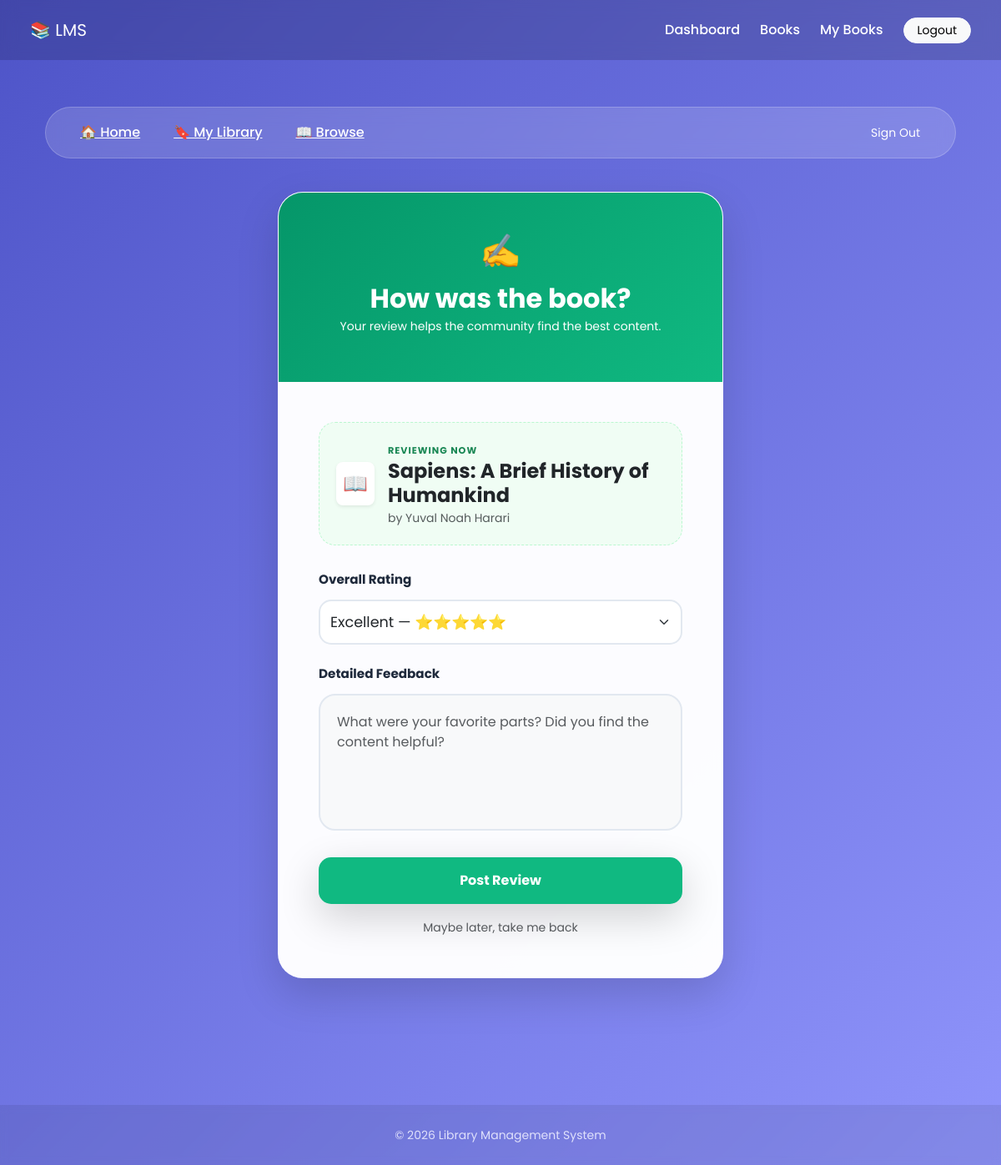
The page /student_dashboard/my_books/review_book/2 (signed in) on the database its author committed.
### models.py (models this page shows)
class Books(db.Model):
    __tablename__ = 'books'
    id = db.Column(db.Integer, primary_key=True, nullable=False, unique=True)
    book_name = db.Column(db.String(64), nullable=False, unique=True)
    content = db.Column(db.Text, nullable=True)
    author_1 = db.Column(db.String(64), nullable=False)
    author_2 = db.Column(db.String(64), nullable=True)
    author_3 = db.Column(db.String(64), nullable=True)
    pdf = db.Column(db.String(64), nullable=True)
    issue_date = db.Column(db.DateTime, nullable=False, default=lambda: datetime.now(timezone.utc) + timedelta(hours=5, minutes=30))
    return_date = db.Column(db.DateTime, nullable=False, default=lambda: datetime.now(timezone.utc) + timedelta(days=21) + timedelta(hours=5, minutes=30))
    requested = db.Column(db.Boolean, default=False)
    section_id = db.Column(db.Integer, db.ForeignKey('sections.id'), nullable=True)
    section = db.relationship('Sections',backref=db.backref('books', lazy=True))

### app.py (the view, shortened to what this page needs)
@app.route('/student_dashboard/my_books/review_book/<int:book_id>', methods=['GET', 'POST'])
@login_required
def review_book(book_id):
    user = current_user
    book = Books.query.filter_by(id=book_id).first()
    return render_template('review_book.html', user=user, book=book)

### app.py (called while the page is built)
@login_manager.user_loader
def load_student(id):
    return db.session.query(Student).get(int(id))

### templates/review_book.html (shortened to what this page needs)
{% extends "base_layout.html" %}
{% block content %}
<div class="container py-4">
    <nav class="student-subnav d-flex justify-content-between align-items-center">
        <div class="d-flex gap-2">
            <a href="/student_dashboard" class="nav-link-student">🏠 Home</a>
            <a href="/student_dashboard/my_books" class="nav-link-student">🔖 My Library</a>
            <a href="/student_dashboard/all_books" class="nav-link-student">📖 Browse</a>
        </div>
        <a href="/logout" class="btn btn-sm btn-glass text-white rounded-pill px-3">Sign Out</a>
    </nav>
    <div class="row justify-content-center pb-5">
        <div class="col-lg-6 col-md-9">
            <div class="review-glass-card">
                <div class="review-header">
                    <div class="mb-2" style="font-size: 2.5rem;">✍️</div>
                    <h2 class="fw-bold mb-1">How was the book?</h2>
                    <p class="small opacity-90">Your review helps the community find the best content.</p>
                </div>
                <div class="p-4 p-md-5">
                    <div class="book-info-strip">
                        <div class="d-flex align-items-center gap-3">
                            <div class="bg-white rounded-3 p-2 shadow-sm" style="font-size: 1.5rem;">📖</div>
                            <div>
                                <small class="text-success fw-bold text-uppercase" style="font-size: 0.7rem; letter-spacing: 1px;">Reviewing Now</small>
                                <h4 class="fw-bold text-dark mb-0">{{book.book_name}}</h4>
                                <span class="text-muted small">by {{book.author_1}}</span>
                            </div>
                        </div>
                    </div>
                    <form method="POST">
                        <div class="mb-4">
                            <label class="form-label">Overall Rating</label>
                            <select name="rating" required class="form-select star-select">
                                <option value="5">Excellent — ⭐️⭐️⭐️⭐️⭐️</option>
                            </select>
                        </div>
                        <div class="mb-4">
                            <label class="form-label">Detailed Feedback</label>
                            <textarea name="review_text" rows="5" class="form-control review-textarea bg-light"
                                      placeholder="What were your favorite parts? Did you find the content helpful?" required></textarea>
                        </div>
                        <div class="pt-2">
                            <button type="submit" class="btn btn-primary btn-submit-review w-100 shadow-lg text-white">
                                Post Review
                            </button>
                            <div class="text-center mt-3">
                                <a href="/student_dashboard/my_books" class="text-decoration-none text-muted small">
                                    Maybe later, take me back
                                </a>
                            </div>
                        </div>
                    </form>
                </div>
            </div>
        </div>
    </div>
</div>
{% endblock %}

### templates/base_layout.html (style rules this page uses)
:root { --primary-gradient: linear-gradient(135deg, #4e54c8 0%, #8f94fb 100%); --primary-color: #764ba2; --light-bg: #f8f9fa; --glass-bg: rgba(255,255,255,0.96); --text-main: #2d3436; }
body { font-family: 'Poppins', sans-serif; background: var(--primary-gradient); background-attachment: fixed; min-height: 100vh; margin: 0; color: var(--text-main); display: flex; flex-direction: column; transition: background 0.5s ease; }

### templates/review_book.html (style rules this page uses)
.review-glass-card { background: rgba(255, 255, 255, 0.98); backdrop-filter: blur(15px); border-radius: 30px; border: 1px solid rgba(255, 255, 255, 0.4); box-shadow: 0 20px 50px rgba(0, 0, 0, 0.15); overflow: hidden; animation: zoomIn 0.5s cubic-bezier(0.4, 0, 0.2, 1); }
.review-header { background: linear-gradient(135deg, #059669 0%, #10b981 100%); padding: 40px; color: white; text-align: center; }
.book-info-strip { background: #f0fdf4; padding: 20px; border-radius: 20px; margin-bottom: 30px; border: 1px dashed #bbf7d0; }
.form-label { font-weight: 700; color: #1e293b; font-size: 0.95rem; margin-bottom: 12px; display: block; }
.star-select { border: 2px solid #e2e8f0; border-radius: 15px; padding: 12px; font-size: 1.1rem; cursor: pointer; transition: all 0.3s; }
.review-textarea { border: 2px solid #e2e8f0; border-radius: 20px; padding: 20px; transition: all 0.3s; resize: none; }
.btn-submit-review { background: #10b981; border: none; border-radius: 15px; padding: 16px; font-weight: 700; transition: all 0.3s; }
.student-subnav { background: rgba(255, 255, 255, 0.15); backdrop-filter: blur(10px); border-radius: 100px; padding: 10px 25px; margin-bottom: 40px; border: 1px solid rgba(255, 255, 255, 0.2); }
.nav-link-student { color: white !important; font-weight: 500; padding: 8px 16px; border-radius: 50px; transition: 0.3s; }

### rows shown on the page
Books: book_name "Sapiens: A Brief History of Humankind", author_1 "Yuval Noah Harari"
